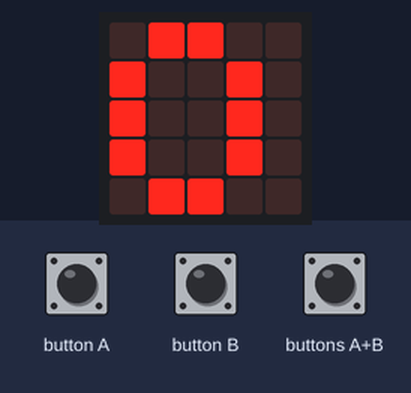
Bench run of a program on a simulated BBC micro:bit (MakeCode). On the bench: the board's 5×5 LED display. The inputs (shaded band) are chosen by the test bench.

Above: at 2.1 s.
2.2 s: button A pressed for 0.45 s
At 2.8 s:
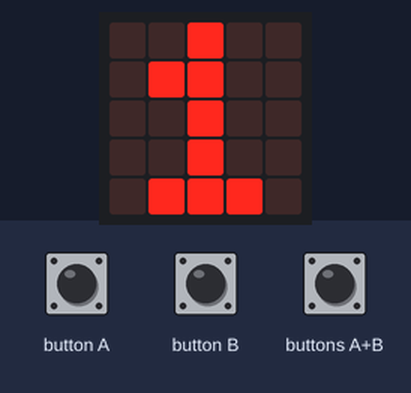
5.6 s: buttons A+B pressed for 1 s
At 6.7 s:
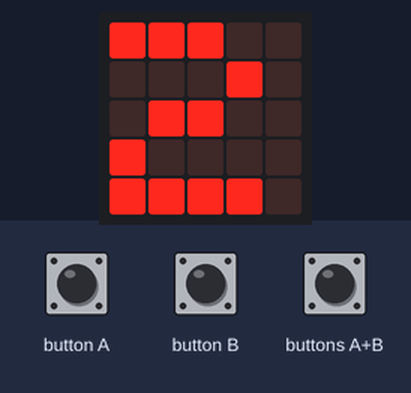
Timing chart, 0 to 8.6 s (numbered marks = the images above; inputs shaded):
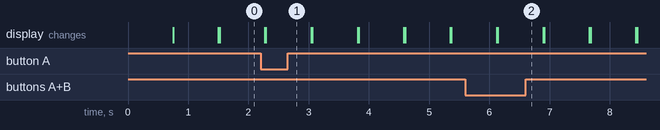

The program:

main.ts
```typescript
basic.showNumber(0)
basic.clearScreen()
basic.forever(function () {
    if (input.buttonIsPressed(Button.AB)) {
        basic.showNumber(2)
        basic.clearScreen()
    } else {
        if (input.buttonIsPressed(Button.A) || input.buttonIsPressed(Button.B)) {
            basic.showNumber(1)
            basic.clearScreen()
        } else {
            basic.showNumber(0)
            basic.clearScreen()
        }
    }
})
```

test.ts
```typescript
// aquí va el archivo "tests"; esto no se compilará cuando este paquete se utilice como una extensión.
```

Measured:
- after the input at 2.2 s, the display: first differs from a run without the input after 0.09 s (image 1)
- after the input at 5.6 s, the display: first differs from a run without the input after 0.54 s (image 2)
